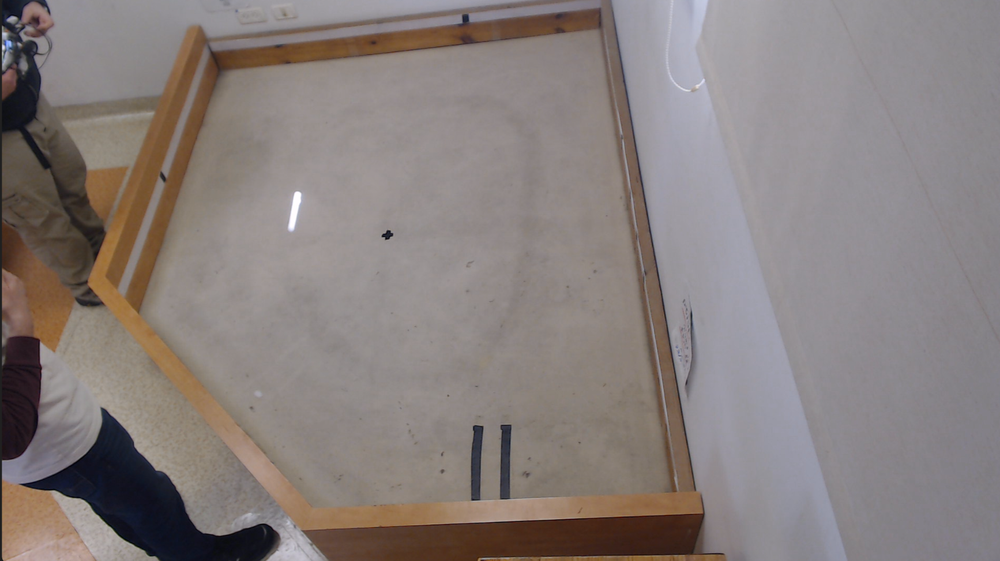
#> input picture EX3/images/arena_logitech.png, 1000 x 561 px, shrunk from 1734 x 972 before the run, found by its file name
$ python wall_corner_detection.py
#> lines starting #> are read from the running program, lines starting #| are printed output that depends on the picture; after the words box and inside, x2 and y2 are one past the last pixel; in counts of white or black regions, pixels touching at a corner belong together
import cv2
import numpy as np

# ===============================
# CONFIGURATION
# ===============================
IMAGE_PATH = "EX3\\images\\arena_logitech.png"
# IMAGE_PATH = "EX3\\images\\arena_empty.jpg"
CANNY_LOW = 50
CANNY_HIGH = 150
HOUGH_THRESHOLD = 100
MIN_LINE_LENGTH = 100
MAX_LINE_GAP = 10
ANGLE_TOLERANCE = 10  # pixels tolerance for horizontal/vertical

# ===============================
# HELPER FUNCTIONS
# ===============================

def line_intersection(l1, l2):
    """
    Compute intersection point of two lines.
    Each line is (x1, y1, x2, y2)
    Returns (x, y) or None if parallel
    """
    x1, y1, x2, y2 = l1
    x3, y3, x4, y4 = l2

    A = np.array([
        [x2 - x1, x3 - x4],
        [y2 - y1, y3 - y4]
    ])
    B = np.array([
        x3 - x1,
        y3 - y1
    ])

    if abs(np.linalg.det(A)) < 1e-6:
        return None

    t, _ = np.linalg.solve(A, B)
    xi = int(x1 + t * (x2 - x1))
    yi = int(y1 + t * (y2 - y1))
    return (xi, yi)


def remove_duplicates(points, min_dist=20):
    """
    Remove near-duplicate points
    """
    unique = []
    for p in points:
        if all(np.hypot(p[0] - q[0], p[1] - q[1]) > min_dist for q in unique):
            unique.append(p)
    return unique


# ===============================
# MAIN PIPELINE
# ===============================

# Load image
img = cv2.imread(IMAGE_PATH)
#> img is the input picture: shape (561, 1000, 3); mean B, G, R 124.4, 126.5, 135.3
if img is None:
    raise FileNotFoundError(f"Image not found: {IMAGE_PATH}")

orig = img.copy()

# Grayscale + blur
gray = cv2.cvtColor(img, cv2.COLOR_BGR2GRAY)
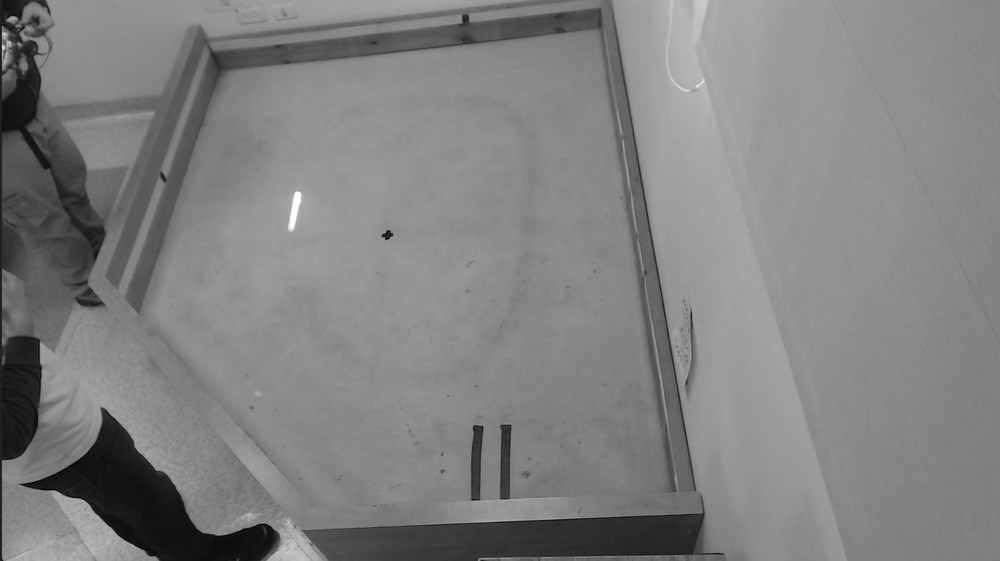
#> gray: shape (561, 1000); min 1, max 255, mean 128.8
blur = cv2.GaussianBlur(gray, (5, 5), 0)

# Edge detection
edges = cv2.Canny(blur, CANNY_LOW, CANNY_HIGH)
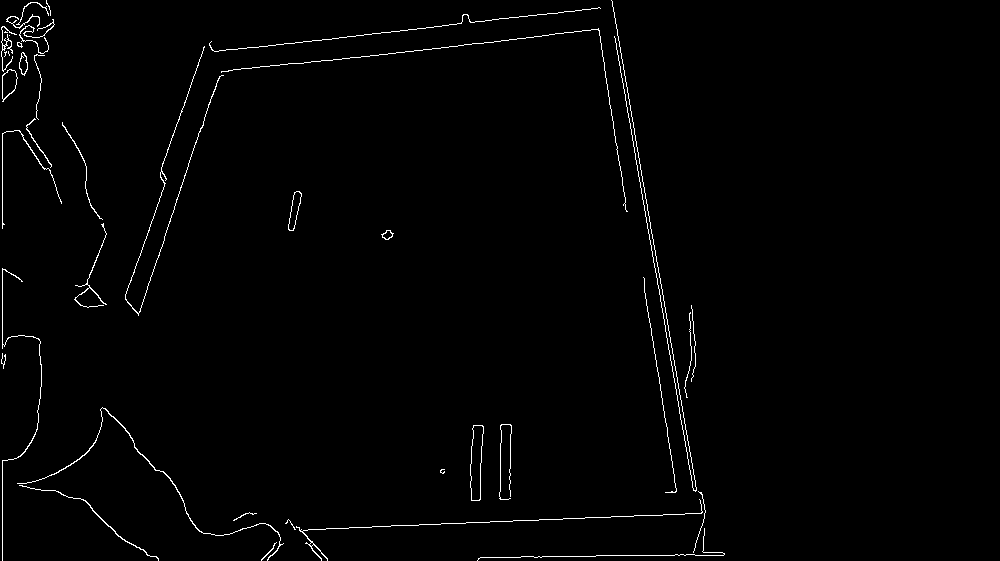
#> edges: shape (561, 1000); 1.2% white in thin lines or dots, all inside (x1, y1, x2, y2) = (1, 0, 725, 561)

# Hough line detection
lines = cv2.HoughLinesP(
    edges,
    rho=1,
    theta=np.pi / 180,
    threshold=HOUGH_THRESHOLD,
    minLineLength=MIN_LINE_LENGTH,
    maxLineGap=MAX_LINE_GAP
)
#> lines = 13 rows, first 6: [2, 560, 2, 460], [624, 75, 696, 488], [614, 36, 694, 490], [643, 277, 676, 490], [419, 524, 562, 519], [612, 1, 635, 135]

if lines is None:
    raise RuntimeError("No lines detected")

# Classify lines
horizontal_lines = []
vertical_lines = []

for line in lines:
    x1, y1, x2, y2 = line[0]

    if abs(y1 - y2) < ANGLE_TOLERANCE:
        horizontal_lines.append((x1, y1, x2, y2))
        cv2.line(img, (x1, y1), (x2, y2), (255, 0, 0), 2)

    elif abs(x1 - x2) < ANGLE_TOLERANCE:
        vertical_lines.append((x1, y1, x2, y2))
        cv2.line(img, (x1, y1), (x2, y2), (0, 255, 0), 2)
#> this loop made 13 passes
#> (x1, y1, x2, y2) on passes 1 to 12: (2, 560, 2, 460), (624, 75, 696, 488), (614, 36, 694, 490), (643, 277, 676, 490), (419, 524, 562, 519), (612, 1, 635, 135), (267, 46, 510, 17), (359, 57, 598, 28), (598, 29, 627, 211), (138, 313, 188, 166), (299, 530, 404, 525), (563, 518, 684, 514)
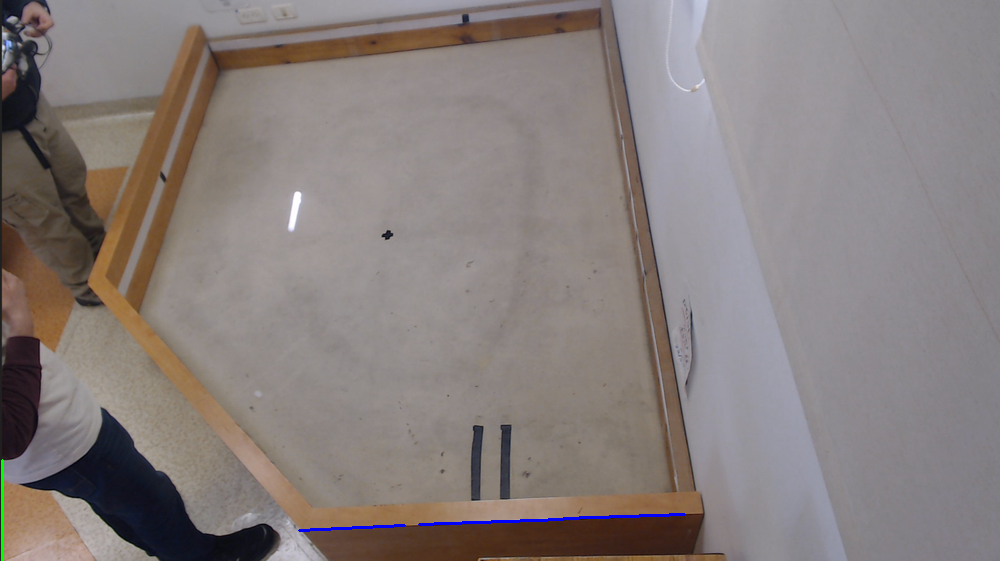
#> img: shape (561, 1000, 3); 0.25% of pixels changed, all inside (x1, y1, x2, y2) = (1, 459, 686, 561)
#> after the loop, horizontal_lines = [(419, 524, 562, 519), (299, 530, 404, 525), (563, 518, 684, 514)]; vertical_lines = [(2, 560, 2, 460)]

# ===============================
# CORNER DETECTION
# ===============================

corners = []

for h in horizontal_lines:
    for v in vertical_lines:
        pt = line_intersection(h, v)
        if pt:
            corners.append(pt)
#> this loop made 3 passes
#> after the loop, corners = [(2, 538), (2, 544), (2, 536)]

corners = remove_duplicates(corners)
#> in remove_duplicates, `unique = []`: unique = []
#> the loop in remove_duplicates, `for p in points:` made 3 passes
#> after the loop in remove_duplicates, `for p in points:`: unique = [(2, 538)]
#> corners = [(2, 538)]

# ===============================
# VISUALIZATION
# ===============================

for (x, y) in corners:
    cv2.circle(img, (x, y), 8, (0, 0, 255), -1)
#> this loop made 1 pass
#> img: shape (561, 1000, 3); 0.02% of pixels changed, all inside (x1, y1, x2, y2) = (0, 530, 11, 547)

# ===============================
# OUTPUT RESULTS
# ===============================

num_walls = len(horizontal_lines) + len(vertical_lines)
#> num_walls = 4

print("===================================")
print("ARENA DETECTION RESULTS")
print("===================================")
print(f"Detected walls (line segments): {num_walls}")
#| Detected walls (line segments): 4
print(f"Detected corners: {len(corners)}")
#| Detected corners: 1
print("Corner pixel coordinates:")
for c in corners:
    print(c)
#> this loop made 1 pass
#| (2, 538)

# ===============================
# DISPLAY WINDOWS
# ===============================

cv2.imshow("Edges", edges)
cv2.imshow("Walls & Corners", img)
cv2.waitKey(0)
cv2.destroyAllWindows()
